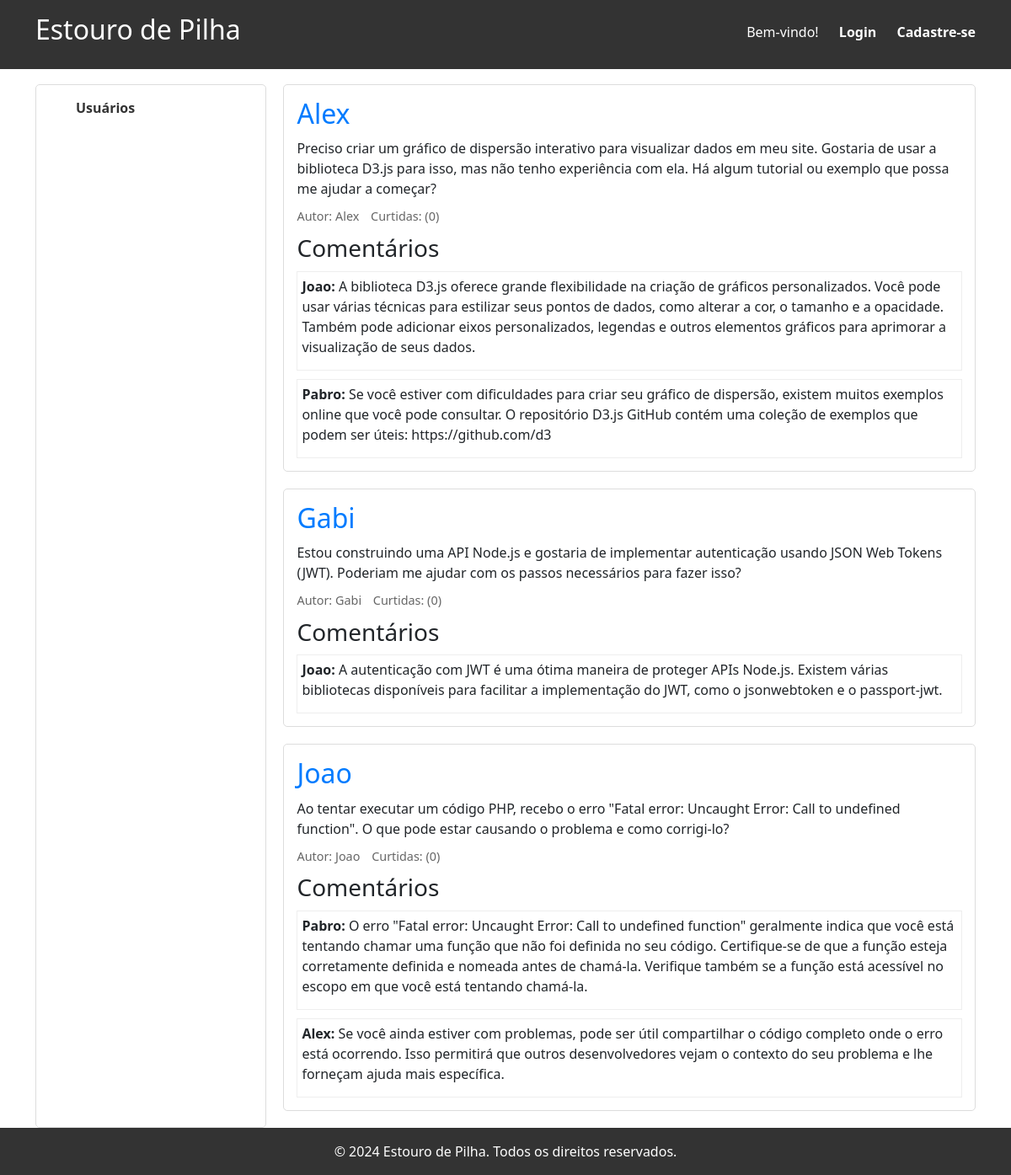
Before: / with the older database file.
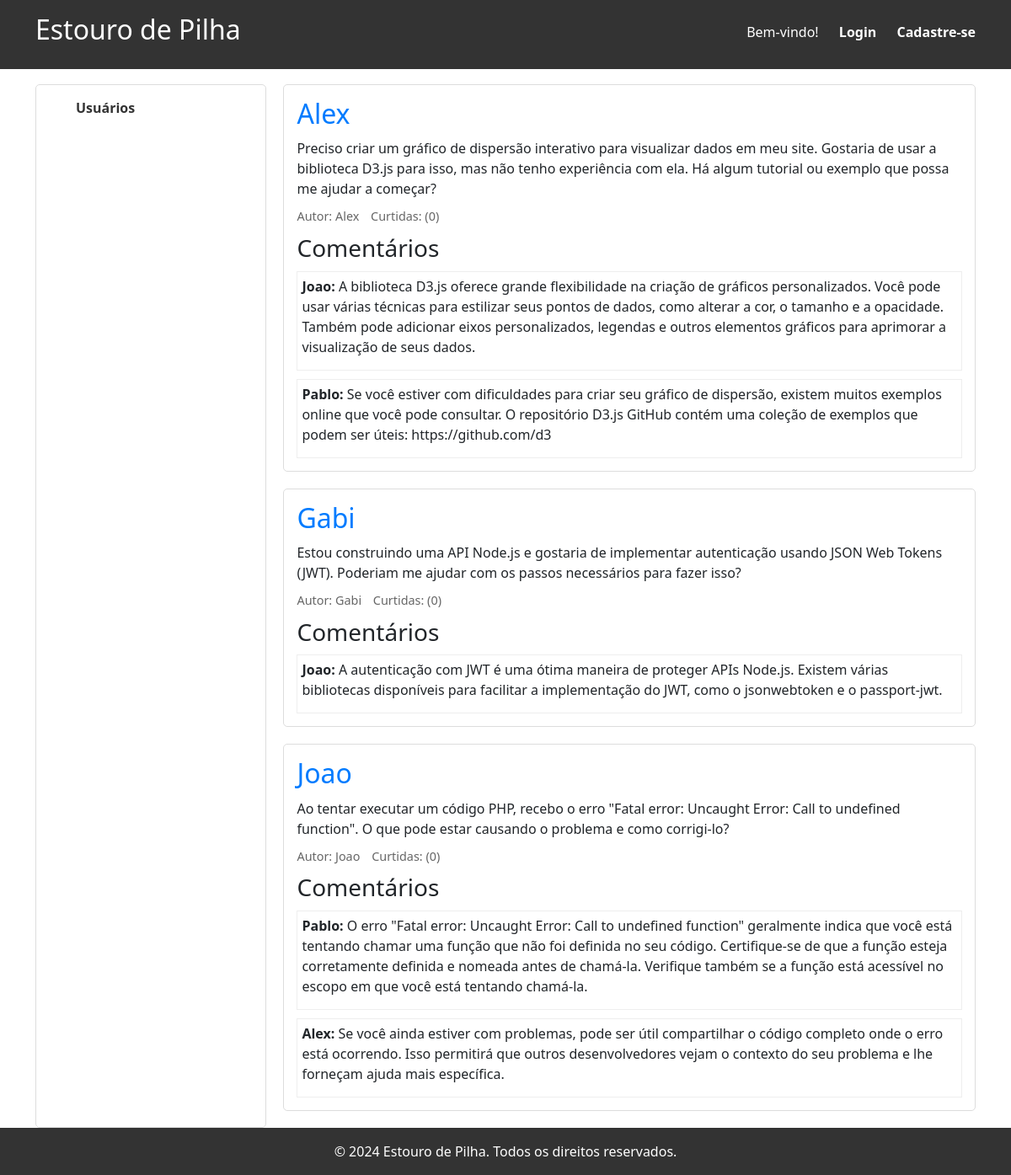
After: the same page with the newer database file.
### tables this page shows
CREATE TABLE IF NOT EXISTS db_comm (
  comm_id INT NOT NULL AUTO_INCREMENT,
  comm_body TEXT NOT NULL,
  comm_note INT,
  usr_id INT NOT NULL,
  post_id INT NOT NULL,
  PRIMARY KEY (comm_id),
  FOREIGN KEY (usr_id) REFERENCES db_usr(usr_id),
  FOREIGN KEY (post_id) REFERENCES db_post(post_id) ON DELETE CASCADE
);

CREATE TABLE IF NOT EXISTS db_usr (
  usr_id INT NOT NULL AUTO_INCREMENT,
  usr_name VARCHAR(20) NOT NULL,
  usr_password VARCHAR(255) NOT NULL,
  PRIMARY KEY (usr_id)
);

### banco.php (called while the page is built, shortened)
<?php
$dbhost = "localhost";
$dbuser = "root";
$dbpass = "";
$dbname = "db_estouro_de_pilha";
$banco = new mysqli($dbhost, $dbuser, $dbpass, $dbname);
function countLikes(int $post_id) {
    global $banco;
    $sql = "SELECT COUNT(*) AS likes FROM db_likes WHERE post_id = ?";
    $stmt = $banco->prepare($sql);
    $stmt->bind_param("i", $post_id);
    $stmt->execute();
    $result = $stmt->get_result();
    return $result->fetch_object()->likes;
}
?>

### index.php (the view, shortened to what this page needs)
<?php
$logged_in = $_SESSION['logged_in'] ?? false;
$usr = $_SESSION['usr'] ?? '';
require_once 'banco.php';
$result_posts = $banco->query("SELECT db_post.post_id, db_post.post_body, db_post.usr_id, db_usr.usr_name FROM db_post JOIN db_usr ON db_post.usr_id = db_usr.usr_id ORDER BY db_post.post_id DESC");
?>
<!DOCTYPE html>
<html lang="pt-br">
<head>
    <link rel="stylesheet" href="estilos.css">
    <link href="https://cdn.jsdelivr.net/npm/bootstrap@5.3.3/dist/css/bootstrap.min.css" rel="stylesheet">
</head>
<body>
<header>
    <div class="container">
        <h1>Estouro de Pilha</h1>
        <nav>
            <ul>
                <?php if ($logged_in): ?>
                    <li>Olá, <?php echo htmlspecialchars($usr); ?>!</li>
                    <li><a href="logout.php">Logout</a></li>
                <?php else: ?>
                    <li>Bem-vindo!</li>
                    <li><a href="login.php">Login</a></li>
                    <li><a href="register.php">Cadastre-se</a></li>
                <?php endif; ?>
            </ul>
        </nav>
    </div>
</header>
<main class="container">
    <aside class="sidebar">
        <ul>
            <li><a href="pesquisa_usuario.php">Usuários</a></li>
        </ul>
    </aside>
    <section class="feed">
        <?php while ($post = $result_posts->fetch_object()): ?>
            <div class="post">
                <h2><?php echo htmlspecialchars($post->usr_name); ?></h2>
                <p><?php echo nl2br(htmlspecialchars($post->post_body)); ?></p>
                <div class="post-info">
                    <span>Autor: <?php echo htmlspecialchars($post->usr_name); ?></span>
                    <?php if ($logged_in): ?>
                        <form action="like.php" method="post" style="display:inline;">
                            <input type="hidden" name="post_id" value="<?php echo $post->post_id; ?>">
                            <button type="submit">
                                <?php
                                    $stmt_check_like = $banco->prepare("SELECT * FROM db_likes WHERE post_id = ? AND usr_id = ?");
                                    $stmt_check_like->bind_param("ii", $post->post_id, $_SESSION['usr_id']);
                                    $stmt_check_like->execute();
                                    $result_check_like = $stmt_check_like->get_result();
                                    echo ($result_check_like->num_rows > 0) ? 'Descurtir' : 'Curtir';
                                ?>
                                (<?php echo countLikes($post->post_id); ?>)
                            </button>
                        </form>
                    <?php else: ?>
                        <span>Curtidas: (<?php echo countLikes($post->post_id); ?>)</span>
                    <?php endif; ?>
                </div>
                <div class="comments">
                    <h3>Comentários</h3>
                    <?php
                    $sql_comments = "SELECT db_comm.comm_id, db_comm.comm_body, db_comm.usr_id, db_usr.usr_name FROM db_comm JOIN db_usr ON db_comm.usr_id = db_usr.usr_id WHERE db_comm.post_id = ? ORDER BY db_comm.comm_id ASC";
                    $stmt_comments = $banco->prepare($sql_comments);
                    $stmt_comments->bind_param("i", $post->post_id);
                    $stmt_comments->execute();
                    $result_comments = $stmt_comments->get_result();
                    while ($comment = $result_comments->fetch_object()):
                    ?>
                        <div class="comment">
                            <p><b><?php echo htmlspecialchars($comment->usr_name); ?>: </b><?php echo nl2br(htmlspecialchars($comment->comm_body)); ?></p>
                        </div>
                    <?php endwhile; ?>
                </div>
            </div>
        <?php endwhile; ?>
    </section>
</main>
<footer>
    <div class="container">
        <p>&copy; 2024 Estouro de Pilha. Todos os direitos reservados.</p>
    </div>
</footer>
</body>
</html>

Changed rows visible on the page:
changed through a linked row, db_comm (number 2 of 5 on the later page): usr.usr_name "Pabro" → "Pablo"
changed through a linked row, db_comm (number 4 of 5 on the later page): usr.usr_name "Pabro" → "Pablo"
